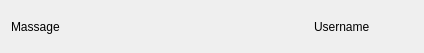
<?xml version="1.0" encoding="UTF-8"?>
<ui version="4.0">
 <class>MsgSender</class>
 <widget class="QWidget" name="MsgSender">
  <property name="geometry">
   <rect>
    <x>0</x>
    <y>0</y>
    <width>424</width>
    <height>53</height>
   </rect>
  </property>
  <property name="windowTitle">
   <string>Form</string>
  </property>
  <layout class="QVBoxLayout" name="verticalLayout_2">
   <item>
    <layout class="QHBoxLayout" name="horizontalLayout" stretch="3,1">
     <item>
      <widget class="QLabel" name="Massage">
       <property name="text">
        <string>Massage</string>
       </property>
      </widget>
     </item>
     <item>
      <widget class="QLabel" name="Username">
       <property name="text">
        <string>Username</string>
       </property>
      </widget>
     </item>
    </layout>
   </item>
  </layout>
 </widget>
 <resources/>
 <connections/>
</ui>
